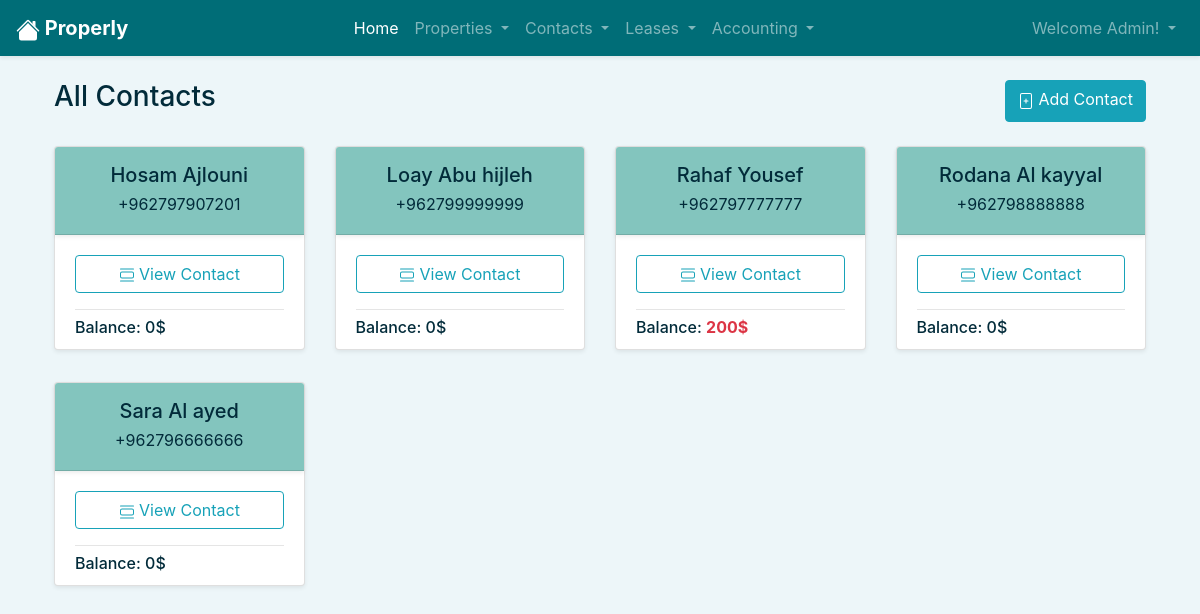
The page /contacts/all/ (signed in) on the database its author committed.
### users/models.py (models this page shows)
class User(AbstractUser):
    pass

### contacts/models.py (models this page shows)
class Contact(models.Model):
    class Meta:
        ordering = ['first']
        unique_together = (('first', 'middle', 'last'),)
    first   = models.CharField(max_length=50, null=False, blank=False)
    middle  = models.CharField(max_length=50, null=False, blank=False)
    last    = models.CharField(max_length=50, null=False, blank=False)
    phone   = PhoneNumberField(blank=False, null=False, unique=True)
    user    = models.ForeignKey(User, blank=False, null=False, on_delete=models.CASCADE, related_name='contacts')
    def balance(self):
        invoices = self.invoices.aggregate(invoices=Sum('amount'))['invoices']
        payments = self.payments.aggregate(payments=Sum('amount'))['payments']
        if not invoices:
            invoices = 0
        if not payments:
            payments = 0
        return invoices - payments
    def __str__(self):
        return f"{self.first.capitalize()} {self.last.capitalize()}"

### users/decorators.py (the view)
        def wrapper(request, *args, **kwargs):
            user_groups = request.user.groups.all()
            user_groups_names = []
            for item in user_groups:
                user_groups_names.append(item.name)
            if set(user_groups_names) & set(allowed_roles):
                return view_func(request, *args, **kwargs)
            else:
                return HttpResponseForbidden()

### contacts/views.py (called while the page is built)
@login_required
@allowed_users(allowed_roles=['admin', 'sales', 'collector', 'accountant'])
def all(request):
    contacts = Contact.objects.all()
    return render(request, 'contacts/all.html', {
        'title'     : 'All Contacts',
        'contacts'  : contacts,
    })

### contacts/templates/contacts/all.html (shortened to what this page needs)
{% extends 'home/base.html' %}
{% block header %}
<a href="{% url 'contacts:add' %}" class="btn btn-info">
    Add Contact
</a>
{% endblock header %}
{% block body %}
    <div class="row">
    {% for contact in contacts %}
        <div class="col-sm-12 col-md-6 col-lg-4 col-xl-3 mb-3">
            <div class="card bg-l mb-3 shadow-sm">
                <div class="bg-3 card-header text-center shadow-sm">
                    <div class="mt-1">
                        <h5 class="">{{contact}}</h5>
                        <h6 class="font-weight-normal">{{contact.phone}}</h6>
                    </div>
                </div>
                <div class="card-body">
                    <div class="btn-group d-flex mb-2" role="group" aria-label="Basic example">
                        <a href="{% url 'contacts:contact' contact.id %}" type="button" class="btn btn-outline-info">
                            View Contact
                        </a>
                    </div>
                    <hr>
                    <h6 class="my-n2">Balance: <span class=" {% if contact.balance %} text-danger font-weight-bold {% endif %} ">{{contact.balance}}$</span></h6>
                </div>
            </div>
        </div>
        {% endfor %}
    </div>
{% endblock body %}

### home/templates/home/base.html (shortened to what this page needs)
{% load static %}
<html lang="en">
<head>
    <link rel="stylesheet" href="https://cdn.jsdelivr.net/npm/bootstrap@4.5.3/dist/css/bootstrap.min.css">
    <link rel="stylesheet"  href="{% static 'home/styles.css' %}">
</head>
<body class="bg-1">
    {% include 'home/nav.html' %}
    <div class="container px-4 d-flex justify-content-between flex-wrap">
        <h3>{{title}}</h3>
        {% block header %}
        {% endblock header %}
    </div>
    <div class="container mb-3 p-4 ">
            {% block body %}
            {% endblock body %}
    </div>
</body>
</html>

### home/templates/home/nav.html (shortened to what this page needs)
<nav class="navbar navbar-expand-lg navbar-dark bg-d sticky-top shadow-sm">
    <a class="navbar-brand" href="{% url 'home:index' %}">
        <strong style="font-style: ;">
            Properly
        </strong>
    </a>
    <div class="collapse navbar-collapse" id="navbarNavDropdown">
        <ul class="navbar-nav mr-auto mx-auto">
            {% if request.user.is_authenticated %}
            <li class="nav-item active">
                <a class="nav-link" href="{% url 'home:index' %}">Home<span class="sr-only">(current)</span></a>
            </li>
            <li class="nav-item dropdown">
                <a class="nav-link dropdown-toggle" href="#" id="navbarDropdownMenuLink" role="button"
                    data-toggle="dropdown" aria-haspopup="true" aria-expanded="false">
                    Properties
                </a>
            </li>
            <li class="nav-item dropdown">
                <a class="nav-link dropdown-toggle" href="#" id="navbarDropdownMenuLink" role="button"
                    data-toggle="dropdown" aria-haspopup="true" aria-expanded="false">
                    Contacts
                </a>
            </li>
            <li class="nav-item dropdown">
                <a class="nav-link dropdown-toggle" href="#" id="navbarDropdownMenuLink" role="button"
                    data-toggle="dropdown" aria-haspopup="true" aria-expanded="false">
                    Leases
                </a>
            </li>
            <li class="nav-item dropdown">
                <a class="nav-link dropdown-toggle" href="#" id="navbarDropdownMenuLink" role="button"
                    data-toggle="dropdown" aria-haspopup="true" aria-expanded="false">
                    Accounting
                </a>
            </li>
            {% endif %}
        </ul>
        <ul class="navbar-nav float-lg-right">
            {% if user.is_authenticated %}
            <li class="nav-item dropdown">
                <a class="nav-link dropdown-toggle" href="#" id="navbarDropdownMenuLink" role="button"
                    data-toggle="dropdown" aria-haspopup="true" aria-expanded="false">
                    Welcome {{user.username|title}}!
                </a>
            </li>
            {% endif %}
        </ul>
    </div>
</nav>
<br>

### home/static/home/styles.css (style rules this page uses)
.bg-d { background-color: #006d77 !important; color: white !important; }
.bg-3 { background-color: #83c5be !important; color: #022b3a !important; }
.bg-1 { background-color: #edf6f9 !important; color: #022b3a !important; }
.bg-l { background-color: #ffffff !important; color: #022b3a !important; }
body { color: #022b3a; }

### rows shown on the page
User: username "Admin"
Contact: first+last "Hosam Ajlouni", phone "+962797907201", balance "0"
Contact: first+last "Loay Abu hijleh", phone "+962799999999", balance "0"
Contact: first+last "Rahaf Yousef", phone "+962797777777", balance "200"
Contact: first+last "Rodana Al kayyal", phone "+962798888888", balance "0"
Contact: first+last "Sara Al ayed", phone "+962796666666", balance "0"

### other values the page prints
{{ title }} "All Contacts"
